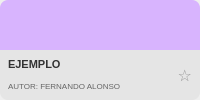
                <widget class="QFrame" name="card_7">
                 <property name="minimumSize">
                  <size>
                   <width>120</width>
                   <height>100</height>
                  </size>
                 </property>
                 <property name="maximumSize">
                  <size>
                   <width>16777215</width>
                   <height>140</height>
                  </size>
                 </property>
                 <property name="sizePolicy">
                  <sizepolicy hsizetype="Expanding" vsizetype="Preferred">
                   <horstretch>1</horstretch>
                   <verstretch>0</verstretch>
                  </sizepolicy>
                 </property>
                 <property name="styleSheet">
                  <string>QFrame#card_7 { background-color: #E0E0E0; border-radius: 8px; }</string>
                 </property>
                 <layout class="QVBoxLayout" name="vbox_card7">
                  <property name="spacing">
                   <number>0</number>
                  </property>
                  <property name="leftMargin">
                   <number>0</number>
                  </property>
                  <property name="topMargin">
                   <number>0</number>
                  </property>
                  <property name="rightMargin">
                   <number>0</number>
                  </property>
                  <property name="bottomMargin">
                   <number>0</number>
                  </property>
                  <item>
                   <widget class="QLabel" name="card_top_7">
                    <property name="minimumSize">
                     <size>
                      <width>0</width>
                      <height>50</height>
                     </size>
                    </property>
                    <property name="styleSheet">
                     <string>background-color: #D8B4FE; border-top-left-radius: 8px; border-top-right-radius: 8px;</string>
                    </property>
                    <property name="text">
                     <string/>
                    </property>
                   </widget>
                  </item>
                  <item>
                   <widget class="QFrame" name="card_bottom_7">
                    <property name="styleSheet">
                     <string>background-color: #E5E5E5; border-bottom-left-radius: 8px; border-bottom-right-radius: 8px;</string>
                    </property>
                    <layout class="QHBoxLayout" name="hbox_info7">
                     <property name="leftMargin">
                      <number>8</number>
                     </property>
                     <property name="topMargin">
                      <number>5</number>
                     </property>
                     <property name="rightMargin">
                      <number>8</number>
                     </property>
                     <property name="bottomMargin">
                      <number>5</number>
                     </property>
                     <item>
                      <layout class="QVBoxLayout" name="vbox_text7">
                       <property name="spacing">
                        <number>2</number>
                       </property>
                       <item>
                        <widget class="QLabel" name="lbl_ex7">
                         <property name="styleSheet">
                          <string>font-weight: bold; font-size: 11px; color: #333; background: transparent;</string>
                         </property>
                         <property name="text">
                          <string>EJEMPLO</string>
                         </property>
                        </widget>
                       </item>
                       <item>
                        <widget class="QLabel" name="lbl_aut7">
                         <property name="styleSheet">
                          <string>font-size: 8px; color: #666; background: transparent;</string>
                         </property>
                         <property name="text">
                          <string>AUTOR: FERNANDO ALONSO</string>
                         </property>
                        </widget>
                       </item>
                      </layout>
                     </item>
                     <item>
                      <widget class="QLabel" name="lbl_star_7">
                       <property name="styleSheet">
                        <string>color: #999; font-size: 16px; background: transparent;</string>
                       </property>
                       <property name="text">
                        <string>☆</string>
                       </property>
                       <property name="alignment">
                        <set>Qt::AlignRight|Qt::AlignTrailing|Qt::AlignVCenter</set>
                       </property>
                      </widget>
                     </item>
                    </layout>
                   </widget>
                  </item>
                 </layout>
                </widget>
